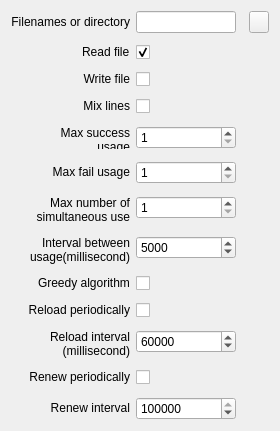
     <widget class="QWidget" name="page_3">
      <layout class="QVBoxLayout" name="verticalLayout">
       <item>
        <layout class="QFormLayout" name="formLayout_8">
         <property name="fieldGrowthPolicy">
          <enum>QFormLayout::AllNonFixedFieldsGrow</enum>
         </property>
         <property name="labelAlignment">
          <set>Qt::AlignRight|Qt::AlignTop|Qt::AlignTrailing</set>
         </property>
         <property name="formAlignment">
          <set>Qt::AlignRight|Qt::AlignTop|Qt::AlignTrailing</set>
         </property>
         <property name="horizontalSpacing">
          <number>6</number>
         </property>
         <property name="verticalSpacing">
          <number>12</number>
         </property>
         <item row="0" column="0">
          <widget class="QLabel" name="label_10">
           <property name="text">
            <string>Filenames or directory</string>
           </property>
           <property name="alignment">
            <set>Qt::AlignRight|Qt::AlignTrailing|Qt::AlignVCenter</set>
           </property>
           <property name="wordWrap">
            <bool>true</bool>
           </property>
          </widget>
         </item>
         <item row="0" column="1">
          <layout class="QHBoxLayout" name="horizontalLayout_6">
           <property name="spacing">
            <number>3</number>
           </property>
           <item>
            <widget class="QLineEdit" name="FileFilename">
             <property name="minimumSize">
              <size>
               <width>100</width>
               <height>0</height>
              </size>
             </property>
             <property name="maximumSize">
              <size>
               <width>100</width>
               <height>16777215</height>
              </size>
             </property>
             <property name="text">
              <string notr="true"/>
             </property>
            </widget>
           </item>
           <item>
            <widget class="QLabel" name="LabelValidation2">
             <property name="text">
              <string/>
             </property>
             <property name="pixmap">
              <pixmap>:/engine/images/invalid.png</pixmap>
             </property>
            </widget>
           </item>
           <item>
            <widget class="QPushButton" name="ButtonFileSelect">
             <property name="minimumSize">
              <size>
               <width>20</width>
               <height>0</height>
              </size>
             </property>
             <property name="maximumSize">
              <size>
               <width>20</width>
               <height>16777215</height>
              </size>
             </property>
             <property name="text">
              <string/>
             </property>
             <property name="icon">
              <iconset>
               <normaloff>:/engine/images/open.png</normaloff>:/engine/images/open.png</iconset>
             </property>
             <property name="iconSize">
              <size>
               <width>14</width>
               <height>14</height>
              </size>
             </property>
            </widget>
           </item>
          </layout>
         </item>
         <item row="2" column="0">
          <widget class="QLabel" name="label">
           <property name="toolTip">
            <string>&lt;html&gt;&lt;head/&gt;&lt;body&gt;&lt;p&gt;If lines in file will be erased after max success usage or max fail usage.&lt;/p&gt;&lt;/body&gt;&lt;/html&gt;</string>
           </property>
           <property name="text">
            <string>&lt;html&gt;&lt;head/&gt;&lt;body&gt;&lt;p&gt;&lt;img src=&quot;:/engine/images/info.png&quot;/&gt; Write file&lt;/p&gt;&lt;/body&gt;&lt;/html&gt;</string>
           </property>
           <property name="alignment">
            <set>Qt::AlignRight|Qt::AlignTrailing|Qt::AlignVCenter</set>
           </property>
           <property name="wordWrap">
            <bool>true</bool>
           </property>
          </widget>
         </item>
         <item row="2" column="1">
          <widget class="QCheckBox" name="FileWrite">
           <property name="text">
            <string/>
           </property>
          </widget>
         </item>
         <item row="3" column="0">
          <widget class="QLabel" name="label_3">
           <property name="toolTip">
            <string>&lt;html&gt;&lt;head/&gt;&lt;body&gt;&lt;p&gt;If lines will be mixed after load. This options selected will result data in random order.&lt;/p&gt;&lt;/body&gt;&lt;/html&gt;</string>
           </property>
           <property name="text">
            <string>&lt;html&gt;&lt;head/&gt;&lt;body&gt;&lt;p&gt;&lt;img src=&quot;:/engine/images/info.png&quot;/&gt; Mix lines&lt;/p&gt;&lt;/body&gt;&lt;/html&gt;</string>
           </property>
           <property name="alignment">
            <set>Qt::AlignRight|Qt::AlignTrailing|Qt::AlignVCenter</set>
           </property>
           <property name="wordWrap">
            <bool>false</bool>
           </property>
          </widget>
         </item>
         <item row="3" column="1">
          <widget class="QCheckBox" name="FileMix">
           <property name="text">
            <string/>
           </property>
          </widget>
         </item>
         <item row="4" column="0">
          <widget class="QLabel" name="label_111">
           <property name="toolTip">
            <string>&lt;html&gt;&lt;head/&gt;&lt;body&gt;&lt;p&gt;Max success usage, after which line will be removed. Success definition depends on your script purpose.&lt;/p&gt;&lt;p&gt;For example, if you register accounts and define proxy, this integer will designate maximum registration from one proxy.&lt;/p&gt;&lt;/body&gt;&lt;/html&gt;</string>
           </property>
           <property name="text">
            <string>&lt;html&gt;&lt;head/&gt;&lt;body&gt;&lt;p&gt;&lt;img src=&quot;:/engine/images/info.png&quot;/&gt; Max success usage&lt;/p&gt;&lt;/body&gt;&lt;/html&gt;</string>
           </property>
           <property name="alignment">
            <set>Qt::AlignRight|Qt::AlignTrailing|Qt::AlignVCenter</set>
           </property>
           <property name="wordWrap">
            <bool>true</bool>
           </property>
          </widget>
         </item>
         <item row="5" column="0">
          <widget class="QLabel" name="label_17">
           <property name="toolTip">
            <string>&lt;html&gt;&lt;head/&gt;&lt;body&gt;&lt;p&gt;Max fail usage, after which line will be removed. Fail is often page load timeout or wait timeout.&lt;/p&gt;&lt;p&gt;If you set this property low - resource will be banned quickly, otherwise engine will try a lot of time before give up with each file line.&lt;/p&gt;&lt;/body&gt;&lt;/html&gt;</string>
           </property>
           <property name="text">
            <string>&lt;html&gt;&lt;head/&gt;&lt;body&gt;&lt;p&gt;&lt;img src=&quot;:/engine/images/info.png&quot;/&gt; Max fail usage&lt;/p&gt;&lt;/body&gt;&lt;/html&gt;</string>
           </property>
           <property name="alignment">
            <set>Qt::AlignRight|Qt::AlignTrailing|Qt::AlignVCenter</set>
           </property>
           <property name="wordWrap">
            <bool>true</bool>
           </property>
          </widget>
         </item>
         <item row="6" column="0">
          <widget class="QLabel" name="label_18">
           <property name="toolTip">
            <string>&lt;html&gt;&lt;head/&gt;&lt;body&gt;&lt;p&gt;How many times one line could be used by different threads.&lt;/p&gt;&lt;p&gt;For example is you set it to 5 and the resource is proxy - one proxy could be used with up to 5 threads simultaneously.&lt;/p&gt;&lt;p&gt;If you set it too high - proxy could be banned by server.&lt;/p&gt;&lt;/body&gt;&lt;/html&gt;</string>
           </property>
           <property name="text">
            <string>&lt;html&gt;&lt;head/&gt;&lt;body&gt;&lt;p&gt;&lt;img src=&quot;:/engine/images/info.png&quot;/&gt; Max number of simultaneous use&lt;/p&gt;&lt;/body&gt;&lt;/html&gt;</string>
           </property>
           <property name="alignment">
            <set>Qt::AlignRight|Qt::AlignTrailing|Qt::AlignVCenter</set>
           </property>
           <property name="wordWrap">
            <bool>true</bool>
           </property>
          </widget>
         </item>
         <item row="7" column="0">
          <widget class="QLabel" name="label_19">
           <property name="toolTip">
            <string>&lt;html&gt;&lt;head/&gt;&lt;body&gt;&lt;p&gt;Interval between usage. How much time needed to wait to use line repeatedly.&lt;/p&gt;&lt;p&gt;For example, if you register accounts and define proxy this integer will designate maximum interval between usage of each proxy.&lt;/p&gt;&lt;/body&gt;&lt;/html&gt;</string>
           </property>
           <property name="text">
            <string>&lt;html&gt;&lt;head/&gt;&lt;body&gt;&lt;p&gt;&lt;img src=&quot;:/engine/images/info.png&quot;/&gt; Interval between usage(millisecond)&lt;/p&gt;&lt;/body&gt;&lt;/html&gt;</string>
           </property>
           <property name="alignment">
            <set>Qt::AlignRight|Qt::AlignTrailing|Qt::AlignVCenter</set>
           </property>
           <property name="wordWrap">
            <bool>true</bool>
           </property>
          </widget>
         </item>
         <item row="4" column="1">
          <widget class="QSpinBox" name="FileMaxSuccess">
           <property name="minimumSize">
            <size>
             <width>100</width>
             <height>0</height>
            </size>
           </property>
           <property name="maximumSize">
            <size>
             <width>100</width>
             <height>16777215</height>
            </size>
           </property>
           <property name="minimum">
            <number>1</number>
           </property>
           <property name="maximum">
            <number>999999999</number>
           </property>
          </widget>
         </item>
         <item row="5" column="1">
          <widget class="QSpinBox" name="FileMaxFail">
           <property name="minimumSize">
            <size>
             <width>100</width>
             <height>0</height>
            </size>
           </property>
           <property name="maximumSize">
            <size>
             <width>100</width>
             <height>16777215</height>
            </size>
           </property>
           <property name="minimum">
            <number>1</number>
           </property>
           <property name="maximum">
            <number>999999999</number>
           </property>
          </widget>
         </item>
         <item row="6" column="1">
          <widget class="QSpinBox" name="FileMaxSimultaneous">
           <property name="minimumSize">
            <size>
             <width>100</width>
             <height>0</height>
            </size>
           </property>
           <property name="maximumSize">
            <size>
             <width>100</width>
             <height>16777215</height>
            </size>
           </property>
           <property name="minimum">
            <number>1</number>
           </property>
           <property name="maximum">
            <number>999999999</number>
           </property>
          </widget>
         </item>
         <item row="7" column="1">
          <widget class="QSpinBox" name="FileInterval">
           <property name="minimumSize">
            <size>
             <width>100</width>
             <height>0</height>
            </size>
           </property>
           <property name="maximumSize">
            <size>
             <width>100</width>
             <height>16777215</height>
            </size>
           </property>
           <property name="minimum">
            <number>0</number>
           </property>
           <property name="maximum">
            <number>999999999</number>
           </property>
           <property name="value">
            <number>5000</number>
           </property>
          </widget>
         </item>
         <item row="9" column="0">
          <widget class="QLabel" name="label_26">
           <property name="toolTip">
            <string>&lt;html&gt;&lt;head/&gt;&lt;body&gt;&lt;p&gt;If file needs to be reloaded periodically in certain periods of time.&lt;/p&gt;&lt;p&gt;For example, you can point external application to grab names and write result to file. Engine will reload this file and data with new names.&lt;/p&gt;&lt;p&gt;This is expensive option, use it only if you sure, that file content will change.&lt;/p&gt;&lt;/body&gt;&lt;/html&gt;</string>
           </property>
           <property name="text">
            <string>&lt;html&gt;&lt;head/&gt;&lt;body&gt;&lt;p&gt;&lt;img src=&quot;:/engine/images/info.png&quot;/&gt; Reload periodically&lt;/p&gt;&lt;/body&gt;&lt;/html&gt;</string>
           </property>
           <property name="alignment">
            <set>Qt::AlignRight|Qt::AlignTrailing|Qt::AlignVCenter</set>
           </property>
           <property name="wordWrap">
            <bool>true</bool>
           </property>
          </widget>
         </item>
         <item row="9" column="1">
          <widget class="QCheckBox" name="FileReload">
           <property name="text">
            <string/>
           </property>
           <property name="checked">
            <bool>false</bool>
           </property>
          </widget>
         </item>
         <item row="11" column="0">
          <widget class="QLabel" name="label_27">
           <property name="toolTip">
            <string>&lt;html&gt;&lt;head/&gt;&lt;body&gt;&lt;p&gt;How often engine will reload file.&lt;/p&gt;&lt;/body&gt;&lt;/html&gt;</string>
           </property>
           <property name="text">
            <string>&lt;html&gt;&lt;head/&gt;&lt;body&gt;&lt;p&gt;&lt;img src=&quot;:/engine/images/info.png&quot;/&gt; Reload interval (millisecond)&lt;/p&gt;&lt;/body&gt;&lt;/html&gt;</string>
           </property>
           <property name="alignment">
            <set>Qt::AlignRight|Qt::AlignTrailing|Qt::AlignVCenter</set>
           </property>
           <property name="wordWrap">
            <bool>true</bool>
           </property>
          </widget>
         </item>
         <item row="11" column="1">
          <widget class="QSpinBox" name="FileReloadInterval">
           <property name="minimumSize">
            <size>
             <width>100</width>
             <height>0</height>
            </size>
           </property>
           <property name="maximumSize">
            <size>
             <width>100</width>
             <height>16777215</height>
            </size>
           </property>
           <property name="minimum">
            <number>1000</number>
           </property>
           <property name="maximum">
            <number>999999999</number>
           </property>
           <property name="singleStep">
            <number>1000</number>
           </property>
           <property name="value">
            <number>60000</number>
           </property>
          </widget>
         </item>
         <item row="13" column="0">
          <widget class="QLabel" name="label_37">
           <property name="toolTip">
            <string>&lt;html&gt;&lt;head/&gt;&lt;body&gt;&lt;p&gt;If data needs to be renewed in certain periods of time.&lt;/p&gt;&lt;p&gt;In this case all information about usage of lines will be cleared periodically and data could be used again.&lt;/p&gt;&lt;/body&gt;&lt;/html&gt;</string>
           </property>
           <property name="text">
            <string>&lt;html&gt;&lt;head/&gt;&lt;body&gt;&lt;p&gt;&lt;img src=&quot;:/engine/images/info.png&quot;/&gt; Renew periodically&lt;/p&gt;&lt;/body&gt;&lt;/html&gt;</string>
           </property>
           <property name="alignment">
            <set>Qt::AlignRight|Qt::AlignTrailing|Qt::AlignVCenter</set>
           </property>
           <property name="wordWrap">
            <bool>true</bool>
           </property>
          </widget>
         </item>
         <item row="14" column="0">
          <widget class="QLabel" name="label_38">
           <property name="toolTip">
            <string>&lt;html&gt;&lt;head/&gt;&lt;body&gt;&lt;p&gt;How often engine will renew data.&lt;/p&gt;&lt;/body&gt;&lt;/html&gt;</string>
           </property>
           <property name="text">
            <string>&lt;html&gt;&lt;head/&gt;&lt;body&gt;&lt;p&gt;&lt;img src=&quot;:/engine/images/info.png&quot;/&gt; Renew interval&lt;/p&gt;&lt;/body&gt;&lt;/html&gt;</string>
           </property>
           <property name="alignment">
            <set>Qt::AlignRight|Qt::AlignTrailing|Qt::AlignVCenter</set>
           </property>
           <property name="wordWrap">
            <bool>true</bool>
           </property>
          </widget>
         </item>
         <item row="13" column="1">
          <widget class="QCheckBox" name="FileRenew">
           <property name="text">
            <string/>
           </property>
          </widget>
         </item>
         <item row="14" column="1">
          <widget class="QSpinBox" name="FileRenewInterval">
           <property name="minimumSize">
            <size>
             <width>100</width>
             <height>0</height>
            </size>
           </property>
           <property name="maximumSize">
            <size>
             <width>100</width>
             <height>16777215</height>
            </size>
           </property>
           <property name="minimum">
            <number>1000</number>
           </property>
           <property name="maximum">
            <number>999999999</number>
           </property>
           <property name="value">
            <number>600000</number>
           </property>
          </widget>
         </item>
         <item row="8" column="0">
          <widget class="QLabel" name="label_7">
           <property name="toolTip">
            <string>&lt;html&gt;&lt;head/&gt;&lt;body&gt;&lt;p&gt;If this option is set, еngine will try to use same lines again and again. Otherwise, new line will be used on every resource request.&lt;/p&gt;&lt;/body&gt;&lt;/html&gt;</string>
           </property>
           <property name="text">
            <string>&lt;html&gt;&lt;head/&gt;&lt;body&gt;&lt;p&gt;&lt;img src=&quot;:/engine/images/info.png&quot;/&gt; Greedy algorithm&lt;/p&gt;&lt;/body&gt;&lt;/html&gt;</string>
           </property>
          </widget>
         </item>
         <item row="8" column="1">
          <widget class="QCheckBox" name="FileGreedy">
           <property name="text">
            <string/>
           </property>
          </widget>
         </item>
         <item row="1" column="0">
          <widget class="QLabel" name="label_50">
           <property name="toolTip">
            <string>&lt;html&gt;&lt;head/&gt;&lt;body&gt;&lt;p&gt;If engine will read from file.&lt;/p&gt;&lt;/body&gt;&lt;/html&gt;</string>
           </property>
           <property name="text">
            <string>&lt;html&gt;&lt;head/&gt;&lt;body&gt;&lt;p&gt;&lt;img src=&quot;:/engine/images/info.png&quot;/&gt; Read file&lt;/p&gt;&lt;/body&gt;&lt;/html&gt;</string>
           </property>
          </widget>
         </item>
         <item row="1" column="1">
          <widget class="QCheckBox" name="FileRead">
           <property name="text">
            <string/>
           </property>
           <property name="checked">
            <bool>true</bool>
           </property>
          </widget>
         </item>
        </layout>
       </item>
      </layout>
     </widget>
